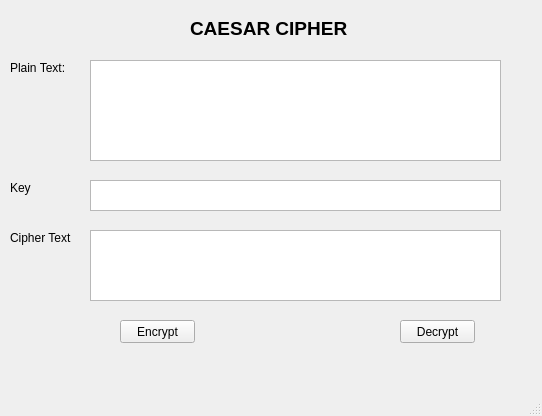
<?xml version="1.0" encoding="UTF-8"?>
<ui version="4.0">
 <class>MainWindow</class>
 <widget class="QMainWindow" name="MainWindow">
  <property name="geometry">
   <rect>
    <x>0</x>
    <y>0</y>
    <width>542</width>
    <height>416</height>
   </rect>
  </property>
  <property name="windowTitle">
   <string>MainWindow</string>
  </property>
  <widget class="QWidget" name="centralwidget">
   <widget class="QPushButton" name="btn_encrypt">
    <property name="geometry">
     <rect>
      <x>120</x>
      <y>320</y>
      <width>75</width>
      <height>23</height>
     </rect>
    </property>
    <property name="text">
     <string>Encrypt</string>
    </property>
   </widget>
   <widget class="QPushButton" name="btn_decrypt">
    <property name="geometry">
     <rect>
      <x>400</x>
      <y>320</y>
      <width>75</width>
      <height>23</height>
     </rect>
    </property>
    <property name="text">
     <string>Decrypt</string>
    </property>
   </widget>
   <widget class="QLabel" name="plain_text">
    <property name="geometry">
     <rect>
      <x>10</x>
      <y>60</y>
      <width>61</width>
      <height>16</height>
     </rect>
    </property>
    <property name="text">
     <string>Plain Text:</string>
    </property>
   </widget>
   <widget class="QLabel" name="key">
    <property name="geometry">
     <rect>
      <x>10</x>
      <y>180</y>
      <width>21</width>
      <height>16</height>
     </rect>
    </property>
    <property name="text">
     <string>Key:</string>
    </property>
   </widget>
   <widget class="QLabel" name="cipher_text">
    <property name="geometry">
     <rect>
      <x>10</x>
      <y>230</y>
      <width>61</width>
      <height>16</height>
     </rect>
    </property>
    <property name="text">
     <string>Cipher Text:</string>
    </property>
   </widget>
   <widget class="QLabel" name="label_5">
    <property name="geometry">
     <rect>
      <x>190</x>
      <y>20</y>
      <width>161</width>
      <height>16</height>
     </rect>
    </property>
    <property name="font">
     <font>
      <pointsize>14</pointsize>
      <weight>75</weight>
      <bold>true</bold>
     </font>
    </property>
    <property name="text">
     <string>CAESAR CIPHER</string>
    </property>
   </widget>
   <widget class="QPlainTextEdit" name="txt_plain_text">
    <property name="geometry">
     <rect>
      <x>90</x>
      <y>60</y>
      <width>411</width>
      <height>101</height>
     </rect>
    </property>
   </widget>
   <widget class="QPlainTextEdit" name="txt_cipher_text">
    <property name="geometry">
     <rect>
      <x>90</x>
      <y>230</y>
      <width>411</width>
      <height>71</height>
     </rect>
    </property>
   </widget>
   <widget class="QTextEdit" name="txt_key">
    <property name="geometry">
     <rect>
      <x>90</x>
      <y>180</y>
      <width>411</width>
      <height>31</height>
     </rect>
    </property>
   </widget>
  </widget>
  <widget class="QMenuBar" name="menubar">
   <property name="geometry">
    <rect>
     <x>0</x>
     <y>0</y>
     <width>542</width>
     <height>21</height>
    </rect>
   </property>
  </widget>
  <widget class="QStatusBar" name="statusbar"/>
 </widget>
 <resources/>
 <connections/>
</ui>
